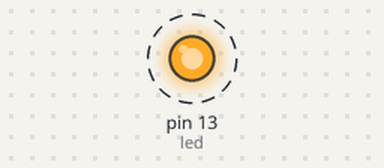
Simulated run of this sketch. Board: Arduino Uno, built with avr-gcc and run on an emulated ATmega328P. Shown: output pins drawn as LEDs (lit = HIGH). Dashed ring = blinking.

Above: at 0.5 s.
Timing chart, 0 to 4.6 s (numbered marks = the images above):
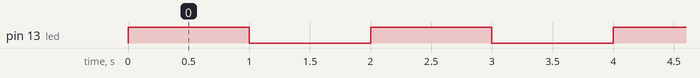

Measured:
- by itself, pin 13 (led): alternates HIGH for 1.0 s and LOW for 1.0 s

The sketch:

Blink.ino
```cpp
// Dichiarazione variabili

int led = 13;
int time1 = 1000;

// Setup

void setup() {

  // Inizializzazione pin output

  pinMode(led, OUTPUT);
  Serial.begin(9600);

}

// Loop

void loop() {

  // Led acceso

  digitalWrite(led, HIGH);
  delay(time1);

  // Led spento

  digitalWrite(led, LOW);
  delay(time1);

}
```
